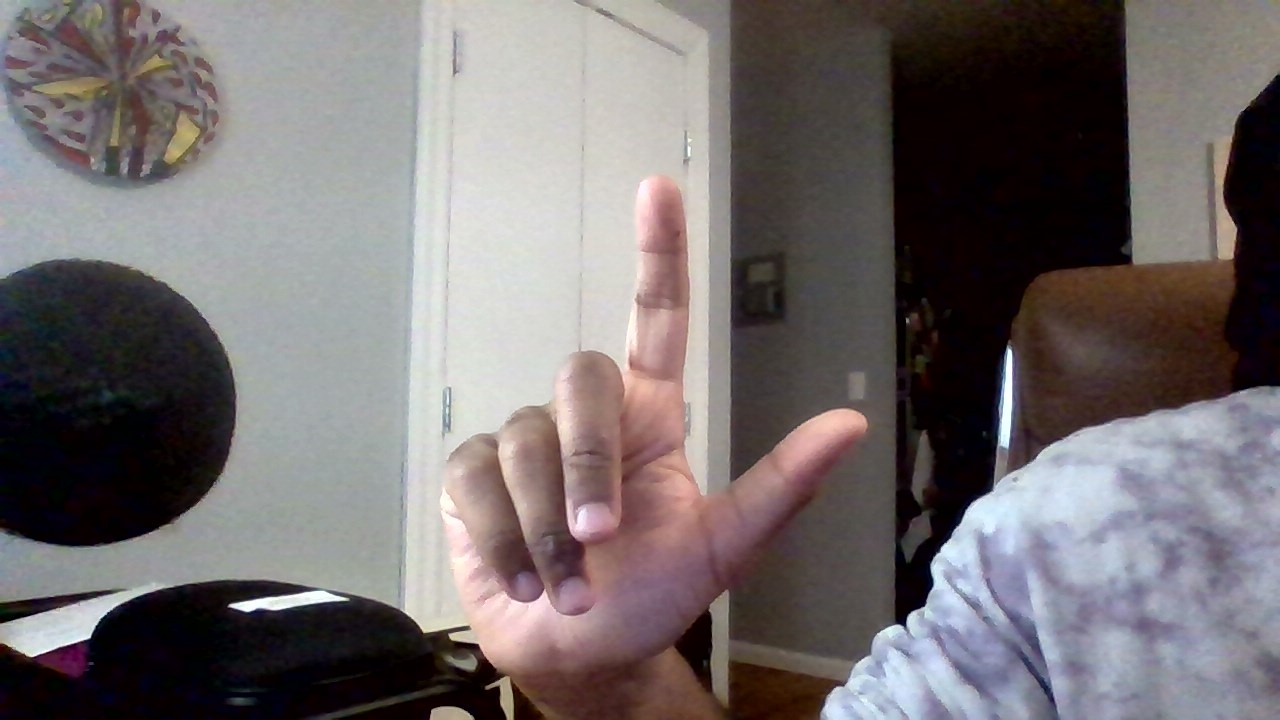
#> input picture pipeline/data/eval/L/WIN_20260512_23_44_34_Pro.jpg, 1280 x 720 px, found by its file name; its folder holds only this picture in this run
$ python debug_view.py
#> lines starting #> are read from the running program, lines starting #| are printed output that depends on the picture; after the words box and inside, x2 and y2 are one past the last pixel; in counts of white or black regions, pixels touching at a corner belong together
### pipeline/processing/segmentation/segmentation.py
# pipeline/processing/segmentation/segmentation.py
import cv2
import numpy as np
import sys
import os
import json

sys.path.insert(0, os.path.join(os.path.dirname(__file__), '..', '..'))
from config import HSV_LOWER, HSV_UPPER, ROI_TOP, ROI_BOTTOM, ROI_LEFT, ROI_RIGHT, DATA_DIR

HSV_CONFIG_PATH = os.path.join(DATA_DIR, "hsv_config.json")

# [46 lines left out: functions save_hsv_config, load_hsv_config, get_hsv_range, apply_roi, segment_skin, not called in this run]

# [24 lines that do not run on import are left out]

### pipeline/processing/morphology/morphology.py
import cv2
import numpy as np
import sys
import os

sys.path.insert(0, os.path.join(os.path.dirname(__file__), '..', '..'))
from config import MORPH_KERNEL_SIZE, MORPH_CLOSE_KERNEL_SIZE, SAMPLES_DIR
from processing.segmentation.segmentation import segment_skin

# [23 lines left out: function apply_morphology, not called in this run]

# [24 lines that do not run on import are left out]

### pipeline/processing/contours/contours.py
"""
contour extraction and feature computation
    for gesture classification

- find contours, keep largest (hand)
- compute convex hull (hand shape)
- compute convexity defects (finger valleys)
- filter defects by depth to remove noise
- count fingers from defects
- compute Hu moments for gesture discrimination
- aspect ratio of bounding box to separate similar finger counts
"""

import cv2
import numpy as np
import sys
import os

sys.path.insert(0, os.path.join(os.path.dirname(__file__), '..', '..'))
from config import MIN_CONTOUR_AREA, SAMPLES_DIR, DEFECT_MIN_SCALE, CONTOUR_SMOOTH_EPS
from processing.segmentation.segmentation import segment_skin
from processing.morphology.morphology import apply_morphology

def is_valid_hand_contour(contour, frame_shape) -> bool:
    """reject contours that are likely arms, wrists, or background blobs."""
    frame_h, frame_w = frame_shape[:2]
    x, y, w, h = cv2.boundingRect(contour)

    # too tall
    if h > frame_h * 0.65:
        return False

    # too thin
    aspect = w / h if h > 0 else 0
    if aspect < 0.15:
        return False

    # too solid, probably not a hand
    hull_area = cv2.contourArea(cv2.convexHull(contour))
    solidity = cv2.contourArea(contour) / hull_area if hull_area > 0 else 0
    if solidity > 0.95:
        return False

    return True


def get_largest_contour(mask: np.ndarray, frame_shape: tuple = None):
    """
    return largest valid hand contour.
    falls back to largest contour if none pass validity check.
    """
    contours, _ = cv2.findContours(mask, cv2.RETR_EXTERNAL, cv2.CHAIN_APPROX_SIMPLE)
    if not contours:
        return None

    # minimum area
    contours = [c for c in contours if cv2.contourArea(c) >= MIN_CONTOUR_AREA]
    if not contours:
        return None

    # area descending
    contours = sorted(contours, key=cv2.contourArea, reverse=True)

    # largest that passes validity check
    if frame_shape is not None:
        for contour in contours:
            if is_valid_hand_contour(contour, frame_shape):
                return contour

    return contours[0]

def get_convex_hull(contour):
    """convex hull of the hand contour."""
    return cv2.convexHull(contour)

def get_convexity_defects(contour):
    """
    convexity defects, the gaps between fingers.
    for each defect: (start, end, far point, depth)
    far point is the fingertip valley; depth tells us defect significance.
    """
    hull_indices = cv2.convexHull(contour, returnPoints=False)
    if hull_indices is None or len(hull_indices) < 3:
        return None
    try:
        defects = cv2.convexityDefects(contour, hull_indices)
        return defects
    except cv2.error:
        return None

def filter_defects(defects, contour, min_depth: float = None) -> list:
    """
    filter defects by depth to remove noise
    min_depth filters out shallow defects that aren't real finger valleys.
    Returns list of (start, end, far) point tuples.
    """
    filtered = []
    if defects is None:
        return filtered

    # depth, scale with contour size
    if min_depth is None:
        area = cv2.contourArea(contour)
        min_depth = area * DEFECT_MIN_SCALE

    for defect in defects:
        start_idx, end_idx, far_idx, depth = defect[0]
        if depth > min_depth:
            start = tuple(contour[start_idx][0])
            end   = tuple(contour[end_idx][0])
            far   = tuple(contour[far_idx][0])
            filtered.append((start, end, far))

    return filtered

def count_fingers(defects: list) -> int:
    """
    estimate finger count from defect count.
    defects = valleys between fingers.
    """
    return len(defects) + 1 if defects else 1
    # return len(defects) if defects else 0

def get_hu_moments(contour) -> np.ndarray:
    """
    Hu moments for gesture discrimination
    log-transformed
    normalized area added to separate compact shapes
    """
    moments = cv2.moments(contour)
    hu = cv2.HuMoments(moments).flatten()

    # log to bring to comparable scales & handle small values
    hu = -np.sign(hu) * np.log10(np.abs(hu) + 1e-10)

    # normalized area
    area = cv2.contourArea(contour)
    area_normalized = np.log10(area + 1) / 10.0
    hu = np.append(hu, area_normalized)

    return hu

def draw_contour_overlay(frame: np.ndarray, contour, hull, defects: list) -> np.ndarray:
    """Draw contour, hull, and defect points onto a copy of frame."""
    overlay = frame.copy()
    if contour is None:
        return overlay

    # GREEN contour
    cv2.drawContours(overlay, [contour], -1, (0, 255, 0), 2)
    # BLUE convex hull
    cv2.drawContours(overlay, [hull], -1, (255, 0, 0), 2)

    # defect points - RED far points (valleys), YELLOW start/end (fingertips)
    for start, end, far in defects:
        cv2.circle(overlay, far,   6, (0, 0, 255), -1)    # valley
        cv2.circle(overlay, start, 6, (0, 255, 255), -1)  # fingertip
        cv2.circle(overlay, end,   6, (0, 255, 255), -1)  # fingertip

    # finger count
    finger_count = count_fingers(defects)
    cv2.putText(overlay, f"Fingers: {finger_count}", (10, 60),
                cv2.FONT_HERSHEY_SIMPLEX, 0.8, (255, 255, 255), 2)

    return overlay

def extract_contour_features(mask: np.ndarray, frame: np.ndarray) -> dict:
    """full contour pipeline, returns all needed features"""

    contour = get_largest_contour(mask, frame_shape=frame.shape)
    if contour is None:
        return {"contour": None}

    hull        = get_convex_hull(contour)

    # smooth contour to reduce noise in defects
    if CONTOUR_SMOOTH_EPS > 0:
        epsilon = CONTOUR_SMOOTH_EPS * cv2.arcLength(contour, True)
        contour = cv2.approxPolyDP(contour, epsilon, True)

    raw_defects = get_convexity_defects(contour)
    defects     = filter_defects(raw_defects, contour)
    finger_count= count_fingers(defects)
    hu_moments  = get_hu_moments(contour)
    overlay     = draw_contour_overlay(frame, contour, hull, defects)

    # aspect ratio, bounding box of contour
    x, y, w, h = cv2.boundingRect(contour)
    aspect_ratio = w / h if h > 0 else 0

    return {
        "contour":      contour,
        "hull":         hull,
        "defects":      defects,
        "finger_count": finger_count,
        "hu_moments":   hu_moments,
        "aspect_ratio": aspect_ratio,
        "overlay":      overlay,
    }


# [38 lines that do not run on import are left out]

### pipeline/debug_view.py
# visualizing intermediate stages of processing for debugging and reporting
import cv2
import numpy as np
import sys
import os


sys.path.insert(0, os.path.join(os.path.dirname(__file__), '..'))
from config import SAMPLES_DIR, SHOW_DEBUG_VIEW
from pipeline.processing.segmentation.segmentation import segment_skin
from pipeline.processing.morphology.morphology import apply_morphology
from pipeline.processing.contours.contours import extract_contour_features

def make_debug_view(
    raw: np.ndarray,
    hsv_mask: np.ndarray,
    morph_result: np.ndarray,
    contour_overlay: np.ndarray,
    label: str = ""
) -> np.ndarray:
    """
    Assembles a 2x2 debug grid:
        [raw frame]        [hsv mask]
        [morph result]     [contour overlay]
    All inputs should be BGR or will be converted.
    """
    h, w = raw.shape[:2]

    def to_bgr(img):
        if len(img.shape) == 2:
            return cv2.cvtColor(img, cv2.COLOR_GRAY2BGR)
        return img.copy()

    def labeled(img, text):
        out = to_bgr(img)
        cv2.putText(out, text, (10, 25),
                    cv2.FONT_HERSHEY_SIMPLEX, 0.7, (0, 255, 0), 2)
        return out

    tl = labeled(raw,          "Raw Frame")
    tr = labeled(hsv_mask,     "HSV Mask")
    bl = labeled(morph_result, "Morphology")
    br = labeled(contour_overlay, "Contours")

    top = np.hstack([tl, tr])
    bot = np.hstack([bl, br])
    grid = np.vstack([top, bot])

    if label:
        cv2.putText(grid, f"Gesture: {label}",
                    (10, grid.shape[0] - 10),
                    cv2.FONT_HERSHEY_SIMPLEX, 0.8, (0, 200, 255), 2)

    return grid


def show_debug_view(grid: np.ndarray, window_name: str = "Debug View"):
    if SHOW_DEBUG_VIEW:
        cv2.imshow(window_name, grid)


def save_debug_view(grid: np.ndarray, path: str):
    os.makedirs(os.path.dirname(path), exist_ok=True)
    cv2.imwrite(path, grid)


if __name__ == "__main__":
    from config import OUTPUT_DIR

    # L, open, closed, peace, thumb
    gesture = "L"
    folder = os.path.join(SAMPLES_DIR, gesture)
    img_file = os.listdir(folder)[0]

    frame = cv2.imread(os.path.join(folder, img_file))
#> frame is the input picture: shape (720, 1280, 3); mean B, G, R 109.6, 108.9, 115.3
    frame = cv2.resize(frame, (400, 300))
#> frame: shape (300, 400, 3)

    hsv, mask = segment_skin(frame)
#> (reads pipeline/data/hsv_config.json from the repository)
#> in segment_skin, `hsv = cv2.cvtColor(blurred, cv2.COLOR_BGR2HSV)`: hsv: shape (300, 400, 3); mean H, S, V 69.4, 69.3, 119.7
#> in segment_skin, `mask = cv2.inRange(hsv, lower, upper)`:
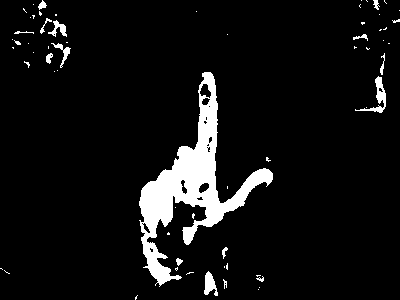
#> mask: shape (300, 400); 7.1% white; 64 white regions (48 under 20 px), largest, box (x1, y1, x2, y2) and area: (139, 72, 273, 287) 7140, (355, 76, 386, 113) 287, (204, 271, 218, 296) 203
#> in apply_roi, `return cv2.bitwise_and(mask, roi_mask)`: returned value: shape (300, 400); 6.7% white; 42 white regions (30 under 20 px), largest, box (x1, y1, x2, y2) and area: (139, 72, 273, 285) 7137, (48, 20, 67, 37) 135, (51, 43, 71, 68) 124
    stages = apply_morphology(mask)
#> in apply_morphology, `opened = cv2.morphologyEx(mask, cv2.MORPH_OPEN, kernel_small)`: opened: shape (300, 400); 6% white; 9 white regions (2 under 20 px), largest, box (x1, y1, x2, y2) and area: (139, 72, 273, 285) 6886, (205, 272, 215, 285) 97, (54, 21, 66, 33) 72
#> in apply_morphology, `closed = cv2.morphologyEx(opened, cv2.MORPH_CLOSE, kernel_large)`:
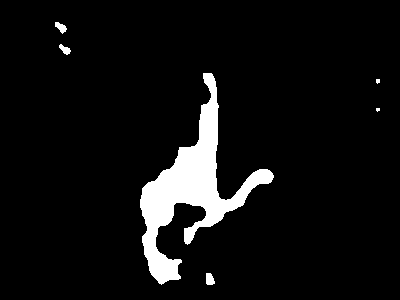
#> closed: shape (300, 400); 6.6% white; 6 white regions (2 under 20 px)
#> stages = 3 items
    features = extract_contour_features(stages["closed"], frame)
#> in get_largest_contour, `contours, _ = cv2.findContours(mask, cv2.RETR_EXTERNAL, cv2.CHAIN_APPR..`: contours = 6 contours, 2 with area under 20; largest, box (x1, y1, x2, y2) and area: (140, 73, 274, 285) 7232, (206, 273, 215, 285) 71, (55, 22, 67, 34) 64, (59, 44, 71, 55) 56
#> in get_largest_contour, `contours = [c for c in contours if cv2.contourArea(c) >= MIN_CONTOUR_A..`: contours = 1 contour; box (x1, y1, x2, y2) and area: (140, 73, 274, 285) 7232
#> the loop in get_largest_contour, `for contour in contours:` made 1 pass
#> (frame_h in is_valid_hand_contour, frame_w in is_valid_hand_contour, x in is_valid_hand_contour, y in is_valid_hand_contour, w in is_valid_hand_contour, h in is_valid_hand_contour) on pass 1: (300, 400, 140, 73, 134, 212)
#> in extract_contour_features, `contour = get_largest_contour(mask, frame_shape=frame.shape)`: contour = contour of 298 points, box (x1, y1, x2, y2) (140, 73, 274, 285), area 7232
#> in extract_contour_features, `hull        = get_convex_hull(contour)`: hull = contour of 19 points, box (x1, y1, x2, y2) (140, 73, 274, 285), area 15590
#> in extract_contour_features, `epsilon = CONTOUR_SMOOTH_EPS * cv2.arcLength(contour, True)`: epsilon = 4.15
#> in extract_contour_features, `contour = cv2.approxPolyDP(contour, epsilon, True)`: contour = contour of 30 points, box (x1, y1, x2, y2) (142, 73, 274, 285), area 7444
#> in get_convexity_defects, `hull_indices = cv2.convexHull(contour, returnPoints=False)`: hull_indices = [25, 10, 9, 8, 7, 1, 0]
#> in get_convexity_defects, `defects = cv2.convexityDefects(contour, hull_indices)`: defects = [[25, 0, 28, 14585], [1, 7, 4, 7040], [10, 25, 16, 13932]]
#> in extract_contour_features, `raw_defects = get_convexity_defects(contour)`: raw_defects has the same summary as defects in get_convexity_defects
#> in filter_defects, `area = cv2.contourArea(contour)`: area = 7443.5
#> in filter_defects, `min_depth = area * DEFECT_MIN_SCALE`: min_depth = 6699.2
#> the loop in filter_defects, `for defect in defects:` made 3 passes
#> (start_idx, end_idx, far_idx, depth, start, end, far) on passes 1 to 3: (25, 0, 28, 14585, (273, 177), (211, 73), (218, 196)), (1, 7, 4, 7040, (203, 73), (142, 188), (197, 143)), (10, 25, 16, 13932, (180, 278), (273, 177), (176, 202))
#> after the loop in filter_defects, `for defect in defects:`: filtered = [((273, 177), (211, 73), (218, 196)), ((203, 73), (142, 188), (197, 143)), ((180, 278), (273, 177), (176, 202))]
#> in extract_contour_features, `defects     = filter_defects(raw_defects, contour)`: defects has the same summary as filtered in filter_defects
#> in extract_contour_features, `finger_count= count_fingers(defects)`: finger_count = 4
#> in get_hu_moments, `moments = cv2.moments(contour)`: moments = moments, m00 7443.5, centre m10/m00, m01/m00 = (190.3, 189.2)
#> in get_hu_moments, `hu = cv2.HuMoments(moments).flatten()`: hu = [0.346, 0.04, 0.00363, 7.35e-06, -4.77e-10, 1.46e-06, -1.1e-09]
#> in get_hu_moments, `hu = -np.sign(hu) * np.log10(np.abs(hu) + 1e-10)`: hu = [0.461, 1.4, 2.44, 5.13, -9.24, 5.83, -8.92]
#> in get_hu_moments, `area = cv2.contourArea(contour)`: area = 7443.5
#> in get_hu_moments, `area_normalized = np.log10(area + 1) / 10.0`: area_normalized = 0.387
#> in get_hu_moments, `hu = np.append(hu, area_normalized)`: hu = [0.461, 1.4, 2.44, 5.13, -9.24, 5.83, -8.92, 0.387]
#> in extract_contour_features, `hu_moments  = get_hu_moments(contour)`: hu_moments has the same summary as hu in get_hu_moments
#> the loop in draw_contour_overlay, `for start, end, far in defects:` made 3 passes
#> (start, end, far) on passes 1 to 3: ((273, 177), (211, 73), (218, 196)), ((203, 73), (142, 188), (197, 143)), ((180, 278), (273, 177), (176, 202))
#> after the loop in draw_contour_overlay, `for start, end, far in defects:`:
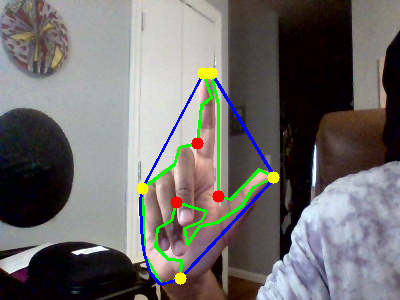
#> overlay: shape (300, 400, 3); mean B, G, R 107.5, 108.9, 111.3
#> in draw_contour_overlay, `finger_count = count_fingers(defects)`: finger_count = 4
#> in draw_contour_overlay, `cv2.putText(overlay, f"Fingers: {finger_count}", (10, 60), cv2.FONT_HE..`:
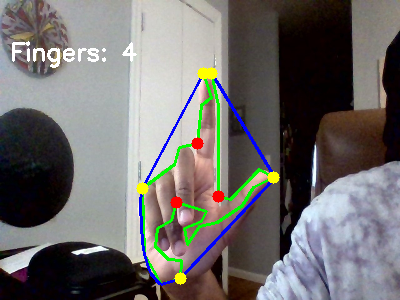
#> overlay: shape (300, 400, 3); 0.68% of pixels changed, all inside (x1, y1, x2, y2) = (12, 41, 137, 68)
#> in extract_contour_features, `x, y, w, h = cv2.boundingRect(contour)`: x = 142; y = 73; w = 132; h = 212
#> in extract_contour_features, `aspect_ratio = w / h if h > 0 else 0`: aspect_ratio = 0.623
#> features = 7 items
    contour_overlay = features["overlay"] if features["contour"] is not None else frame.copy()

    grid = make_debug_view(
        raw=frame,
        hsv_mask=mask,
        morph_result=stages["closed"],
        contour_overlay=contour_overlay,
        label=gesture
    )
#> in to_bgr (call 3), `return cv2.cvtColor(img, cv2.COLOR_GRAY2BGR)`: returned value: shape (300, 400, 3); 6.6% white; 6 white regions (2 under 20 px), largest, box (x1, y1, x2, y2) and area: (140, 73, 274, 285) 7598, (206, 273, 215, 285) 88, (55, 22, 67, 34) 80, (59, 44, 71, 55) 71
#> in make_debug_view, `top = np.hstack([tl, tr])`:
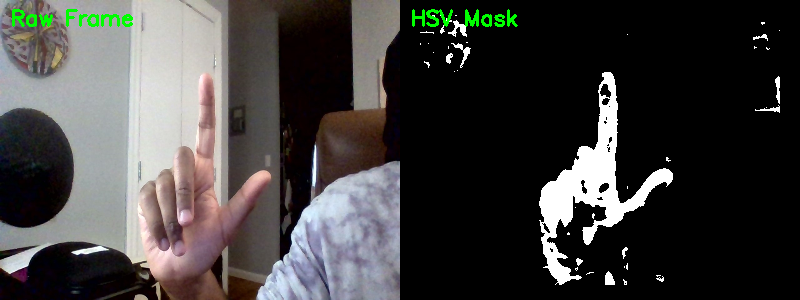
#> top: shape (300, 800, 3); mean B, G, R 62.8, 64.2, 65.7
#> in make_debug_view, `bot = np.hstack([bl, br])`:
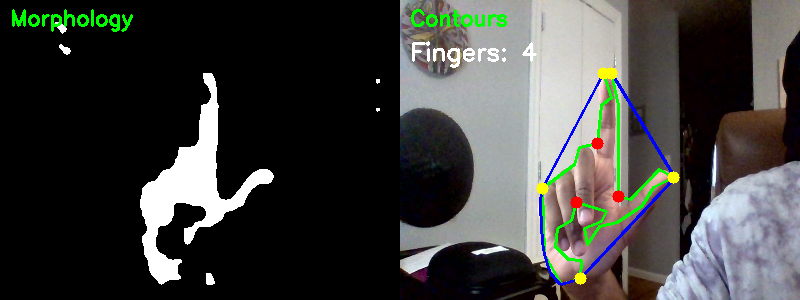
#> bot: shape (300, 800, 3); mean B, G, R 62.2, 64.6, 64
#> in make_debug_view, `cv2.putText(grid, f"Gesture: {label}", (10, grid.shape[0] - 10), cv2.F..`:
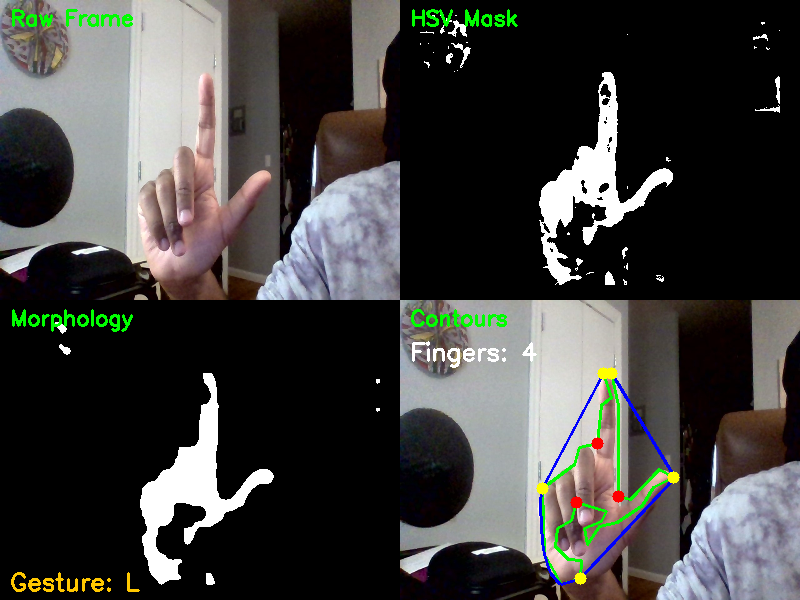
#> grid: shape (600, 800, 3); mean B, G, R 62.5, 64.7, 65.2

    show_debug_view(grid)
    save_debug_view(grid, os.path.join(OUTPUT_DIR, f"debug_{gesture}.png"))

    cv2.waitKey(0)
    cv2.destroyAllWindows()
